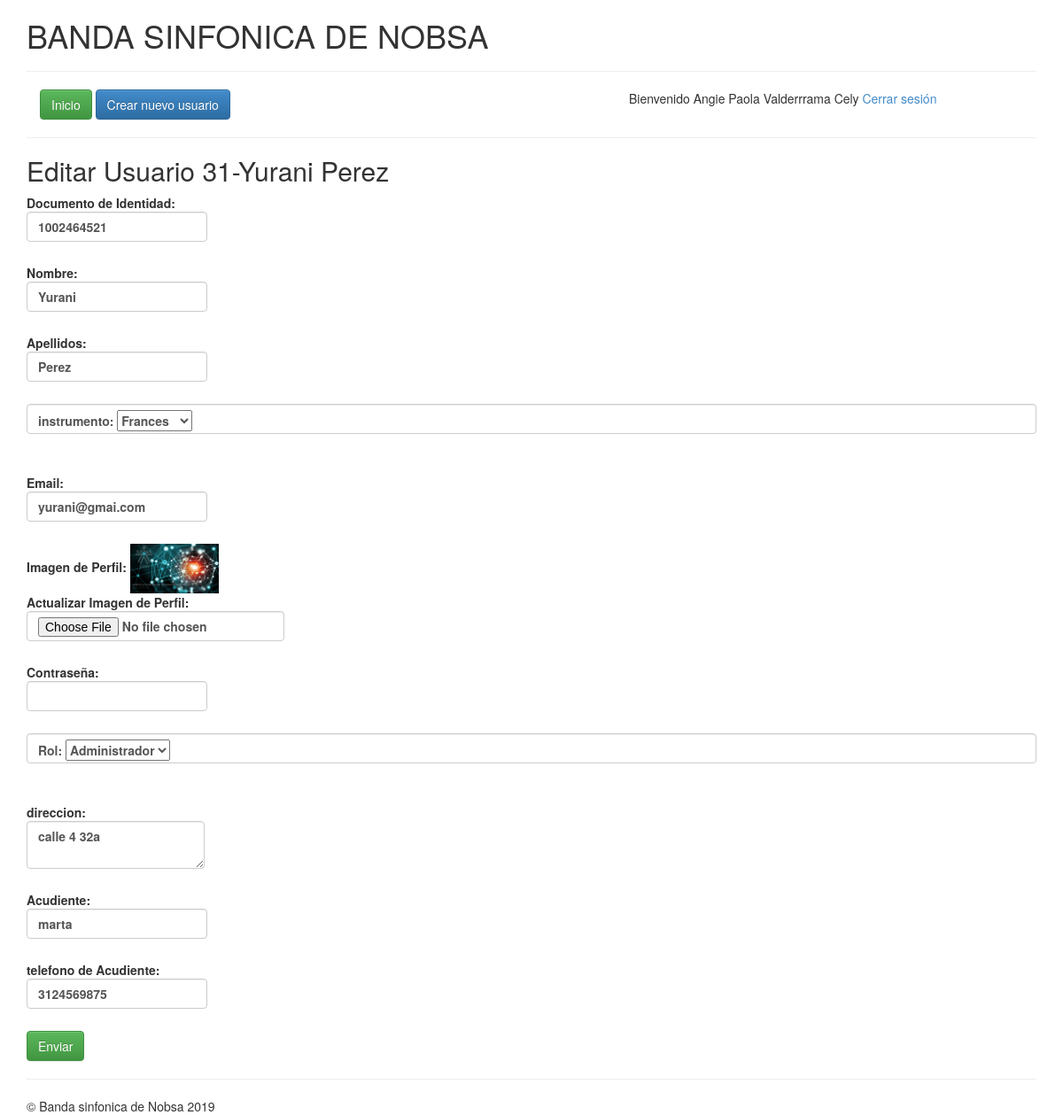
/editar.php?id=31 (signed in), run on the app's committed database.
### tables this page shows
CREATE TABLE `users` (
  `user_id` int(255) NOT NULL,
  `identificacion` varchar(55) DEFAULT NULL,
  `nombre` varchar(50) DEFAULT NULL,
  `apellidos` varchar(255) DEFAULT NULL,
  `instrumento` varchar(255) DEFAULT NULL,
  `email` varchar(255) DEFAULT NULL,
  `password` varchar(255) DEFAULT NULL,
  `role` varchar(255) DEFAULT NULL,
  `direccion` text,
  `acudiente` varchar(255) DEFAULT NULL,
  `telefonoAcudiente` varchar(255) DEFAULT NULL,
  `image` varchar(255) DEFAULT NULL
);

### editar.php (the view, shortened to what this page needs)
<?php require_once("includes/header.php")?>
<?php
function setValueField($datos,$field, $textarea=false){
  if(isset($datos) && count($datos)>=1){
    if($textarea != false){
      echo $datos[$field];
    }else{
      echo "value='{$datos[$field]}'";
    }
  }
}
$id=$_GET["id"];
$user_query=mysqli_query($db, "SELECT * FROM users WHERE user_id={$id}");
$user=mysqli_fetch_assoc($user_query);
?>
<h2>Editar Usuario <?php echo $user["user_id"]."-".$user["nombre"]." ".$user["apellidos"];?></h2>
<form action="" method="POST" enctype="multipart/form-data">
<label for="identificacion">Documento de Identidad:
    <input type="text" name="identificacion" class="form-control" <?php setValueField($user, "identificacion");?>/>
    </label>
    <label for="nombre">Nombre:
    <input type="text" name="nombre" class="form-control" <?php setValueField($user, "nombre");?>/>
    </label>
    <label for="apellidos">Apellidos:
        <input type="text" name="apellidos" class="form-control" <?php setValueField($user, "apellidos");?>/>
    </label>
    <label for="instrumento" class="form-control">instrumento:
        <select name="instrumento">
            <option value="Frances"<?php if($user["instrumento"]=='Frances'){echo "selected='selected'";}?>>Frances</option>
        </select>
    </label>
    <label for="email">Email:
        <input type="email" name="email" class="form-control" <?php setValueField($user, "email");?>/>
    </label>
    <label for="image">
      <?php if($user["image"] != null){?>
        Imagen de Perfil: <img src="uploads/<?php echo $user["image"] ?>" width="100"/><br/>
      <?php } ?>
        Actualizar Imagen de Perfil:
        <input type="file" name="image" class="form-control"/>
    </label>
    <label for="password">Contraseña:
        <input type="password" name="password" class="form-control"/>
    </label>
    <label for="role" class="form-control">Rol:
        <select name="role">
            <option value="1" <?php if($user["role"]==1){echo "selected='selected'";}?>>Administrador</option>
        </select>
    </label>
    <label for="direccion">direccion:
        <textarea name="direccion" class="form-control"><?php setValueField($user, "direccion", true);?></textarea>
    </label>
    <label for="acudiente">Acudiente:
    <input type="text" name="acudiente" class="form-control" <?php setValueField($user, "acudiente");?>/>
    </label>
    <label for="telefonoAcudiente">telefono de Acudiente:
    <input type="text" name="telefonoAcudiente" class="form-control" <?php setValueField($user, "telefonoAcudiente");?>/>
    </label>
    <input type="submit" value="Enviar" name="submit" class="btn btn-success"/>
</form>
<?php require_once("includes/footer.php")?>

### data on the page
users: user_id "31", nombre "Yurani", apellidos "Perez", identificacion "1002464521", instrumento "Frances", email "yurani@gmai.com", image (picture), role "Administrador", direccion "calle 4 32a", acudiente "marta", telefonoAcudiente "3124569875"

### other printed values
$_SESSION["logged"]["nombre"] "Angie Paola"
$_SESSION["logged"]["apellidos"] "Valderrrama Cely"
